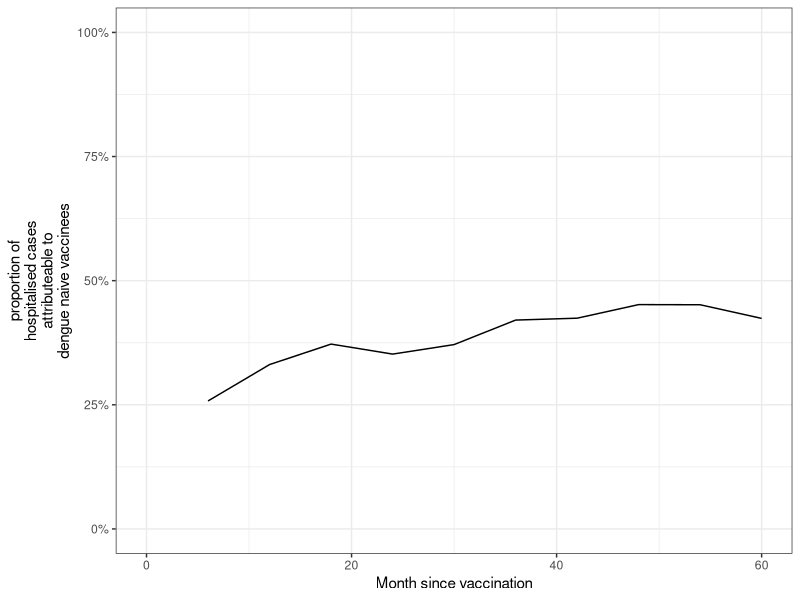
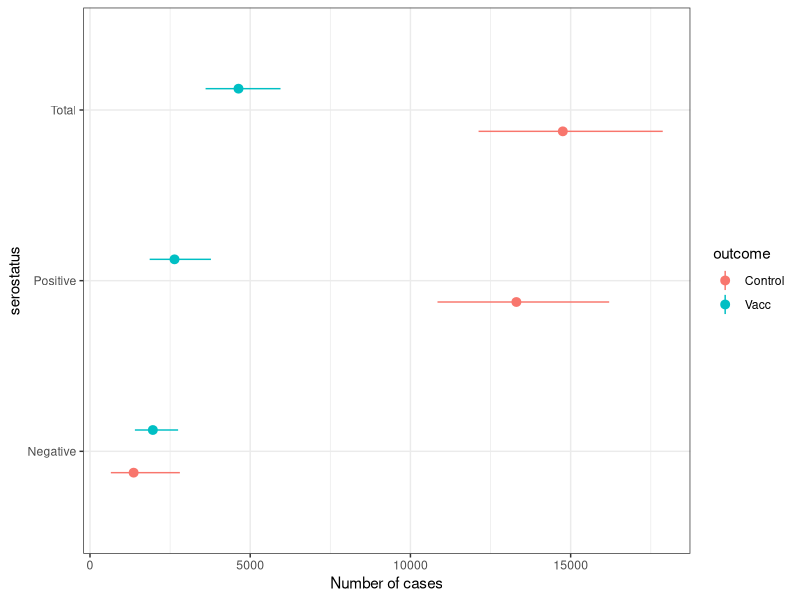
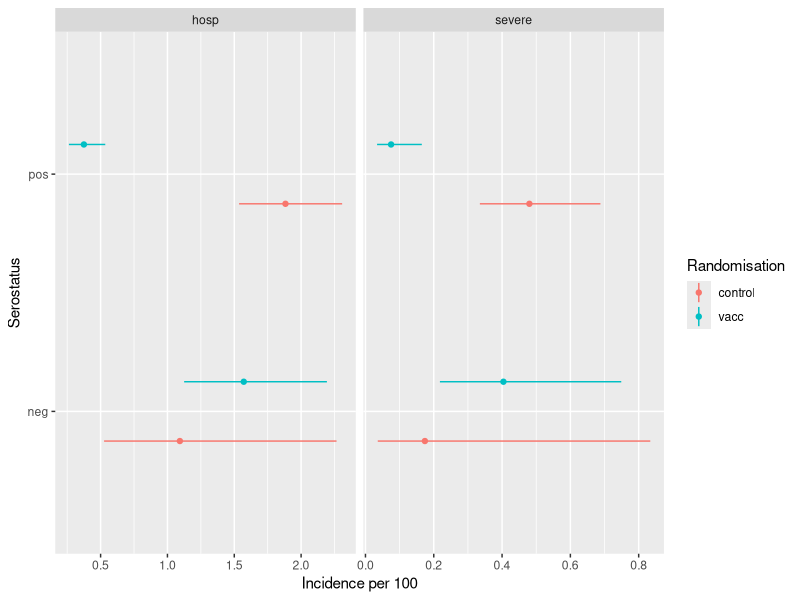
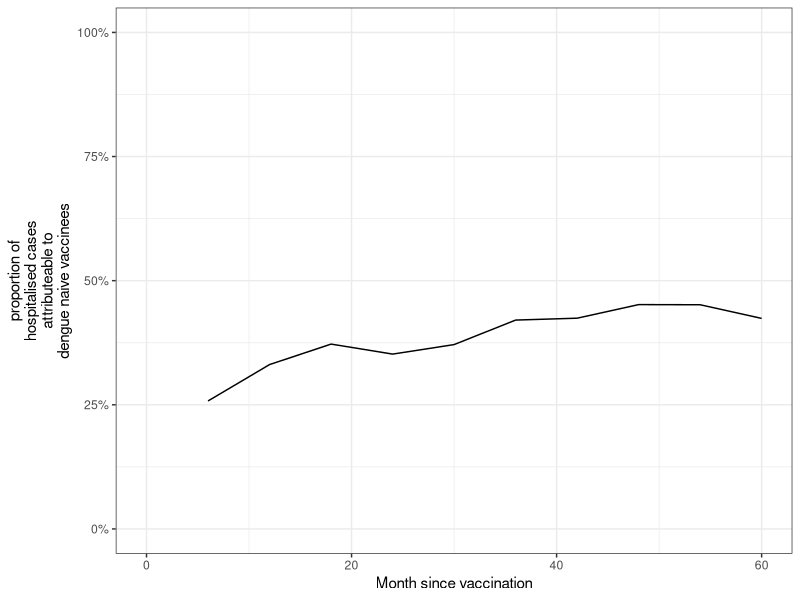
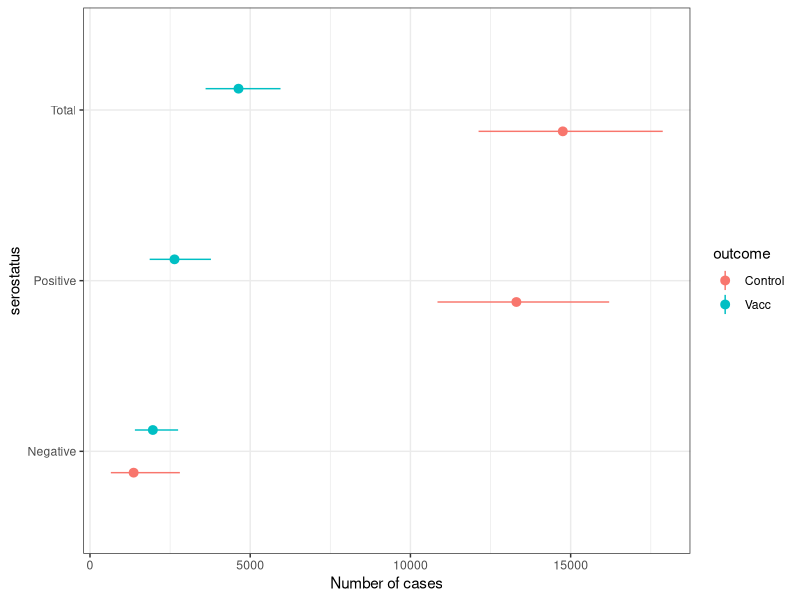

The R source for these figures, in order:

# Expected relative proportion of breakthrough hospitalized dengue by serostatus in populations vaccinated with the CYD- tetravalent dengue vaccine in the Philippines
# written by Stefan Flasche using R version 3.5.3

# load packages
require(tidyverse)


# Data --------------------------------------------------------------------

# data: cumulative incidence over 5yrs observed in the trial and its stratification into 
#       seropositive and seronegative using PRNT50 with multiple imputation (in per 100). from Table S10
df <- tibble(no=1:8,
             randomisation = c("vacc","vacc","control","control","vacc","vacc","control","control"),
             serostatus = c("pos","neg","pos","neg","pos","neg","pos","neg"),
             outcome = c(rep("hosp",4),rep("severe",4)),
             incidence.ph.mid = c(.375,1.571,1.883,1.093,0.075,0.404,0.48,0.174),
             incidence.ph.lo = c(.263,1.125,1.536,.526,0.034,0.218,0.335,0.036),
             incidence.ph.hi = c(.535,2.193,2.307,2.265,0.165,0.749,0.688,0.834))

#seroprevalence Phil
sp=.85

# Cumulative proportion of 9-16y olds hospitalised with Dengue over time (0m - 60m). Digitalised from Sridhar Figure 3
df.time <- tibble(time = rep(c(0,6,12,18,24,30,36,42,48,54,60),4),
                  randomisation = c(rep("vacc",11*2),rep("control",11*2)),
                  serostatus = rep(c(rep("pos",11),rep("neg",11)),2),
                  incidence = c(0,0.031,0.051,0.061,0.113,0.153,0.184,0.235,0.276,0.307,0.368,
                                0,0.061,0.143,0.205,0.348,0.512,0.757,0.982,1.289,1.432,1.535,
                                0,0.143,0.307,0.573,0.982,1.125,1.350,1.514,1.678,1.739,1.862,
                                0,0.082,0.164,0.399,0.471,0.522,0.583,0.696,0.757,0.757,1.033),
                  No.at.Risk =c(1503,1490,1462,1453,1447,1434,1422,1403,1351,1284,1226,
                                375,374,368,366,364,361,358,350,339,322,311,
                                730,725,705,699,695,689,688,686,658,615,592,
                                207,207,201,199,199,195,194,192,185,174,167))
                  
# plot data
p.data <- df %>% ggplot(aes(x= serostatus, y = incidence.ph.mid, ymin = incidence.ph.lo, ymax = incidence.ph.hi,color=randomisation)) +
  geom_linerange(position=position_dodge(width = 0.5)) +
  geom_point(position=position_dodge(width = 0.5)) +
  facet_grid(.~outcome, scales = "free") +
  coord_flip() + ylab("incidence per 100") +
  labs(y = "Incidence per 100", x = "Serostatus", color = "Randomisation")
ggsave(filename = "Pics\\Fig1_Data.tiff",p.data ,unit="cm", width = 14, height = 5, compression = "lzw", dpi = 300)

# analyses

#increase in seroneg vaccinees
1.57/1.09
.404/.174#severe
#RR in seropo / seroneg controls
1.88/1.09
.48/.174#severe
#reduction in seropos vaccinees
1-0.375/1.88
1-.075/.48#severe

#cases averted in seropos vacc per 1 seroneg vacc case
.85*(1.88-.375) / (.15*(1.57-1.09))
.85*(.48-.075) / (.15*(.404-.174))#severe
# breakthrough among all hospitalised
0.85*.375  / (.85*.375 + .15*1.57)
0.85*.075  / (.85*.075 + .15*.404)#severe
#proportion of excess cases among the cases in seronegatives
1-1.09/1.57
1-.174/.404#severe

#calculate  proportion of cases attributeable to seronegative vaccinees
df.prop = tibble(serostatus = c("neg","pos"),
                 prop = c(0.15,.85))
df.time %>% merge(df.prop) %>% 
  mutate(cases = incidence*prop*830000/100) %>% 
  select(serostatus:randomisation, cases) %>%
  spread(serostatus, cases) %>%
  mutate(propSeroNeg = neg/(pos+neg)) %>%
  filter(randomisation=="vacc") %>%
  ggplot(aes(x=time, y=propSeroNeg))+
  geom_line() + 
  coord_cartesian(ylim=c(0,1)) + 
  scale_y_continuous(labels = scales::percent) +
  theme_bw() +
  xlab("Month since vaccination") + ylab("proportion of\nhospitalised cases\nattributeable to\ndengue naive vaccinees")
ggsave(filename = "Pics\\Fig3_Data.tiff",unit="cm", width = 17, height = 7, compression = "lzw", dpi = 300)



##################### end of numbers in manuscript # start of previous work








# sample from lognormal distribution in which the 50%, 2.5% and 97.5% quanitles fit the observed mean, CI.lo and CI.hi respectively
LnfitSample <- function(input= c(mean=1, lo=.5, hi=2), N=10000){
  mean = input[1] %>% as.numeric()
  lo = input[2] %>% as.numeric()
  hi = input[3] %>% as.numeric()
  rlnorm(N, meanlog = log(mean), sdlog = (log(mean/lo) +  log(hi/mean))/2/1.96) %>%
    return()
}


# Analyses ----------------------------------------------------------

# calculate population impact of test and vaccinate strategy (no test = 100% sens, 0% spec)
CasesAverted <- function(seroPrevalence = .7, sensitivity = 1, specificity = 0, 
                         cohortSize=100000, df.tmp = df, outcm = "hosp"){
  df.tmp = df.tmp %>% filter(outcome == outcm)
  Inc.SeroPos.Vacc <- df.tmp %>% filter(randomisation=="vacc" & serostatus =="pos") %>% 
    select(incidence.ph.mid:incidence.ph.hi) %>% LnfitSample()
  Inc.SeroPos.Cont <- df.tmp %>% filter(randomisation=="control" & serostatus =="pos") %>% 
    select(incidence.ph.mid:incidence.ph.hi) %>% LnfitSample()
  Inc.SeroNeg.Vacc <- df.tmp %>% filter(randomisation=="vacc" & serostatus =="neg") %>% 
    select(incidence.ph.mid:incidence.ph.hi) %>% LnfitSample()
  Inc.SeroNeg.Cont <- df.tmp %>% filter(randomisation=="control" & serostatus =="neg") %>% 
    select(incidence.ph.mid:incidence.ph.hi) %>% LnfitSample()
  
  CasesNoVaccSeroPos = cohortSize * seroPrevalence * Inc.SeroPos.Cont / 100
  CasesNoVaccSeroNeg = cohortSize * (1-seroPrevalence) * Inc.SeroNeg.Cont / 100
  CasesVaccSeroPos = cohortSize * seroPrevalence * Inc.SeroPos.Vacc / 100
  CasesVaccSeroNeg = cohortSize * (1-seroPrevalence) * Inc.SeroNeg.Vacc / 100
  
  CasesAvertedSeroPos = cohortSize * seroPrevalence * sensitivity * (Inc.SeroPos.Cont - Inc.SeroPos.Vacc) / 100
  CasesAvertedSeroNeg = cohortSize * (1-seroPrevalence) * (1 - specificity) * (Inc.SeroNeg.Cont - Inc.SeroNeg.Vacc) /100
  
  df_res <- tibble(seroPrevalence, sensitivity, specificity, outcm, 
                   CasesNoVaccSeroPos, CasesNoVaccSeroNeg,
                   CasesNoVaccTotal = CasesNoVaccSeroPos + CasesNoVaccSeroNeg,
                   CasesVaccSeroPos, CasesVaccSeroNeg,
                   CasesVaccTotal = CasesVaccSeroPos + CasesVaccSeroNeg,
                   CasesAvertedSeroPos, CasesAvertedSeroNeg, 
                   CasesAvertedTotal = CasesAvertedSeroPos + CasesAvertedSeroNeg)
  return(df_res)
}

# calculate cases exspected and averted in Phillippines
res <- CasesAverted(seroPrevalence = .85, sensitivity = 1, specificity = 0, cohortSize=830000, df.tmp = df, outcm = "hosp") %>%
  gather(key, value, -(seroPrevalence:outcm)) %>% 
  group_by(key) %>% summarise(mid = median(value), 
                              lo = quantile(value, probs = 0.025),
                              hi = quantile(value, probs = 0.975)) %>% 
  mutate(outcome = rep(c("Averted","Control","Vacc"),each=3)) %>%
  mutate(serostatus = rep(c("Negative", "Positive", "Total"), 3))
res
res %>% filter(outcome != "Averted") %>%
  ggplot(aes(x=serostatus, y=mid, ymin=lo, ymax=hi, color = outcome)) +
    geom_pointrange(position=position_dodge(width = 0.5)) + 
    coord_flip() + ylab("Number of cases") + 
    theme_bw()
ggsave(filename = "Pics\\Fig2_Data.tiff",unit="cm", width = 17, height = 7, compression = "lzw", dpi = 300)



# proportion seropos
CasesAverted(seroPrevalence = .85, sensitivity = 1, specificity = 0, cohortSize=830000, df.tmp = df, outcm = "hosp") %>%
  mutate(prop_Neg_vac = CasesVaccSeroNeg/CasesVaccTotal) %>%
  mutate(prop_Neg_Novac = CasesNoVaccSeroNeg/CasesNoVaccTotal) %>%
  select("prop_Neg_vac","prop_Neg_Novac") %>%
  gather(key, value) %>% group_by(key) %>% summarise(mid = median(value),
                                                     lo = quantile(value, probs = 0.025),
                                                     hi = quantile(value, probs = 0.975)) 
